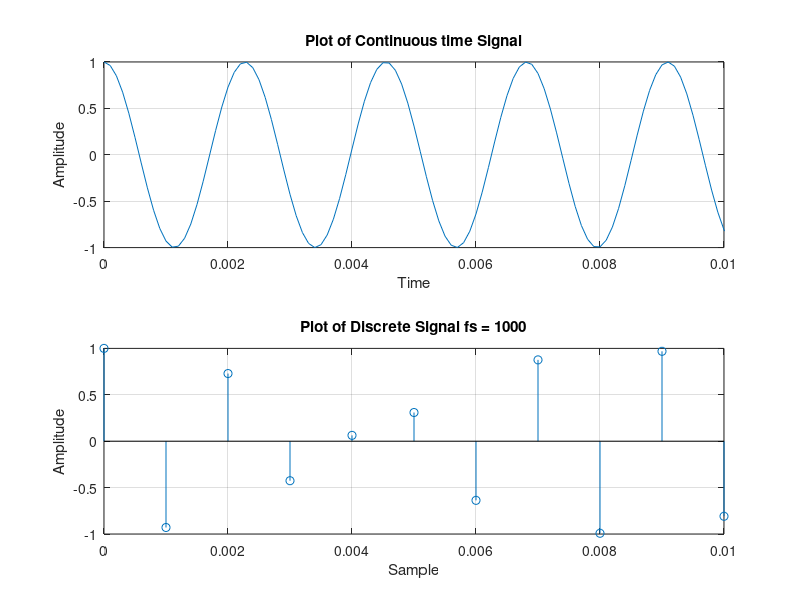
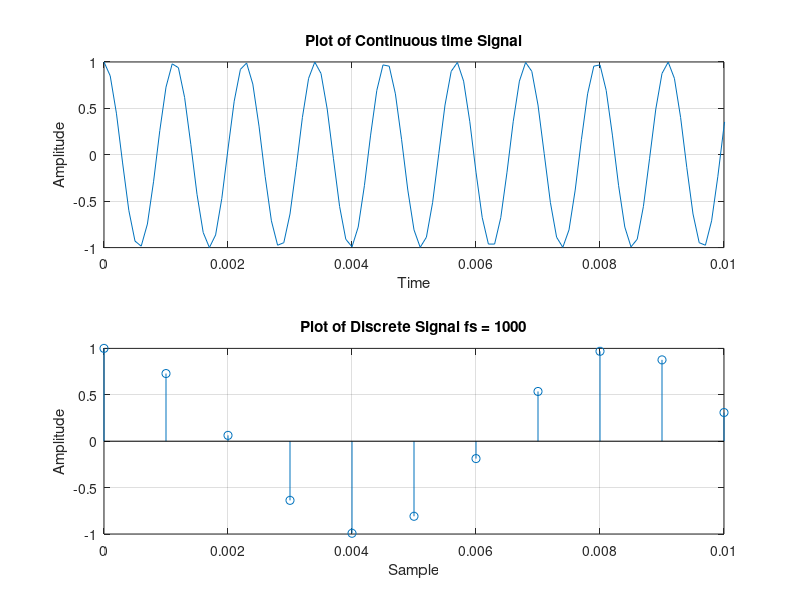

MATLAB code to generate these figures, in order: (Note: this script raises an error after producing the figures.)
clear; clc;close all;

% Lab05T03
%% Part A
% Plot of continuous time signal x(t)
fs = 10000;
t = 0:1/fs:2;
fm = 440;
x_t = cos(2*pi*fm*t);
figure;
subplot(2,1,1)
plot(t,x_t)
xlabel 'Time'
ylabel 'Amplitude'
title 'Plot of Continuous time Signal'
grid on
xlim([0 0.01])
% ylim([0 0.01])

sprintf('The Nyquist Frequnecy (2 * fm) = %d Hz',2*fm)

% Plot of Disctrete time signal x(n)
fs_1 = 1000;
n = 0:1/fs_1:2;
x_n = cos(2*pi*fm*n);
subplot(2,1,2)
stem(n,x_n)
xlabel 'Sample'
ylabel 'Amplitude'
title 'Plot of Discrete Signal fs = 1000'
grid on
xlim([0 0.01])
% ylim([0 0.01])

soundsc(x_n,fs_1);
pause
%% Part B
% Plot of continuous time signal x(t)
fs = 10000;
fm=880;
t = 0:1/fs:2;
x_t = cos(2*pi*fm*t);
figure;
subplot(2,1,1)
plot(t,x_t)
xlabel 'Time'
ylabel 'Amplitude'
title 'Plot of Continuous time Signal'
grid on
xlim([0 0.01])
% ylim([0 0.01])

% Plot of Disctrete time signal x(n)
fs_1 = 1000;
n = 0:1/fs_1:2;
x_n = cos(2*pi*fm*n);
subplot(2,1,2)
stem(n,x_n)
xlabel 'Sample'
ylabel 'Amplitude'
title 'Plot of Discrete Signal fs = 1000'
grid on
xlim([0 0.01])
% ylim([0 0.01])
soundsc(x_n,fs_1);
pause
%% Part C
% Reading clarinet.wav
[c1 fs] = audioread('clarinet.wav');
Size_in_sec = length(c1)/fs;
sprintf('The sampling rate used to sample the signal is = %d Hz',fs)
%% Part D
% plotting clarinet signal on 1 <= t<= 1.025
t = 1*fs:1:1.025*fs;
sig = c1(t);
t_sec = (1./fs)*t;
figure;
plot(t_sec,sig)
xlabel 'Time(Sec)'
ylabel 'Amplitude'
title 'Plot of clarinet.wav'
grid on

%%
ff = linspace(-fs/2,fs/2,length(c1));
figure;
plot(ff,abs(fftshift(fft(c1))));
xlabel 'Freq'
ylabel 'Amplitude'
title 'Plot of spectrum of clarinet.wav'
grid on
